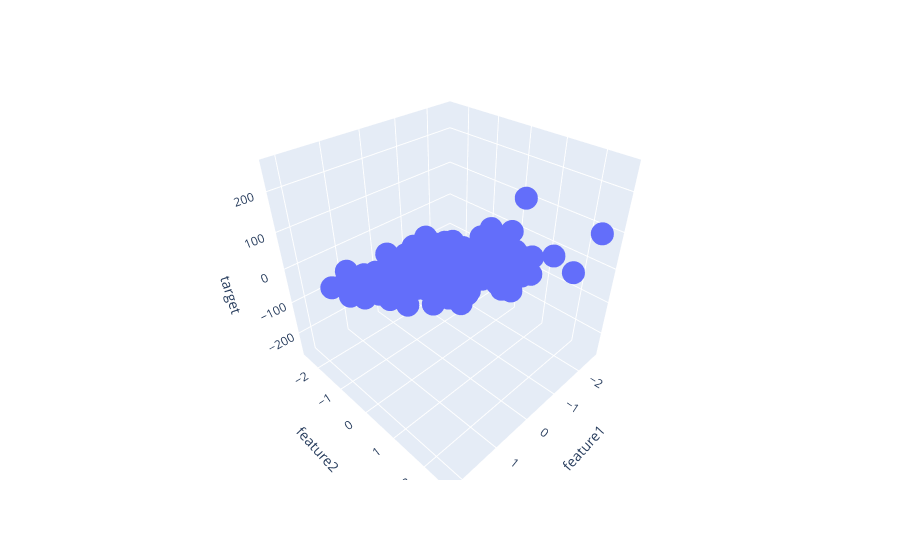

Here is the notebook cell this chart was saved with:
### Code cell
import plotly.express as px
px.scatter_3d(data,x="feature1",y="feature2",z="target")

### Figure 1 — Plotly figure (JSON) as saved in the notebook; plotly's stock layout.template omitted (floating-point values rounded to 4 significant figures; data arrays with more than 128 entries replaced by an {"elided": "..."} marker saying what was removed)
{"data": [{"hovertemplate": "feature1=%{x}<br>feature2=%{y}<br>target=%{z}<extra></extra>", "legendgroup": "", "marker": {"color": "#636efa", "symbol": "circle"}, "mode": "markers", "name": "", "scene": "scene", "showlegend": false, "type": "scatter3d", "x": {"elided": "150 float values"}, "y": {"elided": "150 float values"}, "z": {"elided": "150 float values"}}], "layout": {"legend": {"tracegroupgap": 0}, "margin": {"t": 60}, "scene": {"domain": {"x": [0, 1], "y": [0, 1]}, "xaxis": {"title": {"text": "feature1"}}, "yaxis": {"title": {"text": "feature2"}}, "zaxis": {"title": {"text": "target"}}}}}
